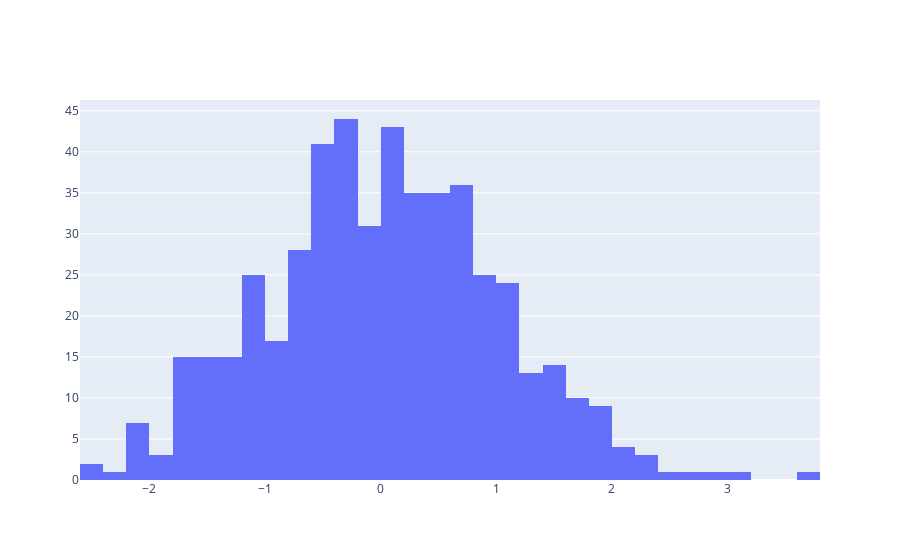

Here is the notebook cell this chart was saved with:
### Code cell
fig = go.Figure(data=[go.Histogram(x=x)])
fig.show()

### Figure 1 — Plotly figure (JSON) as saved in the notebook; plotly's stock layout.template omitted (floating-point values rounded to 4 significant figures; data arrays with more than 128 entries replaced by an {"elided": "..."} marker saying what was removed)
{"data": [{"type": "histogram", "x": {"elided": "500 float values"}}], "layout": {}}
